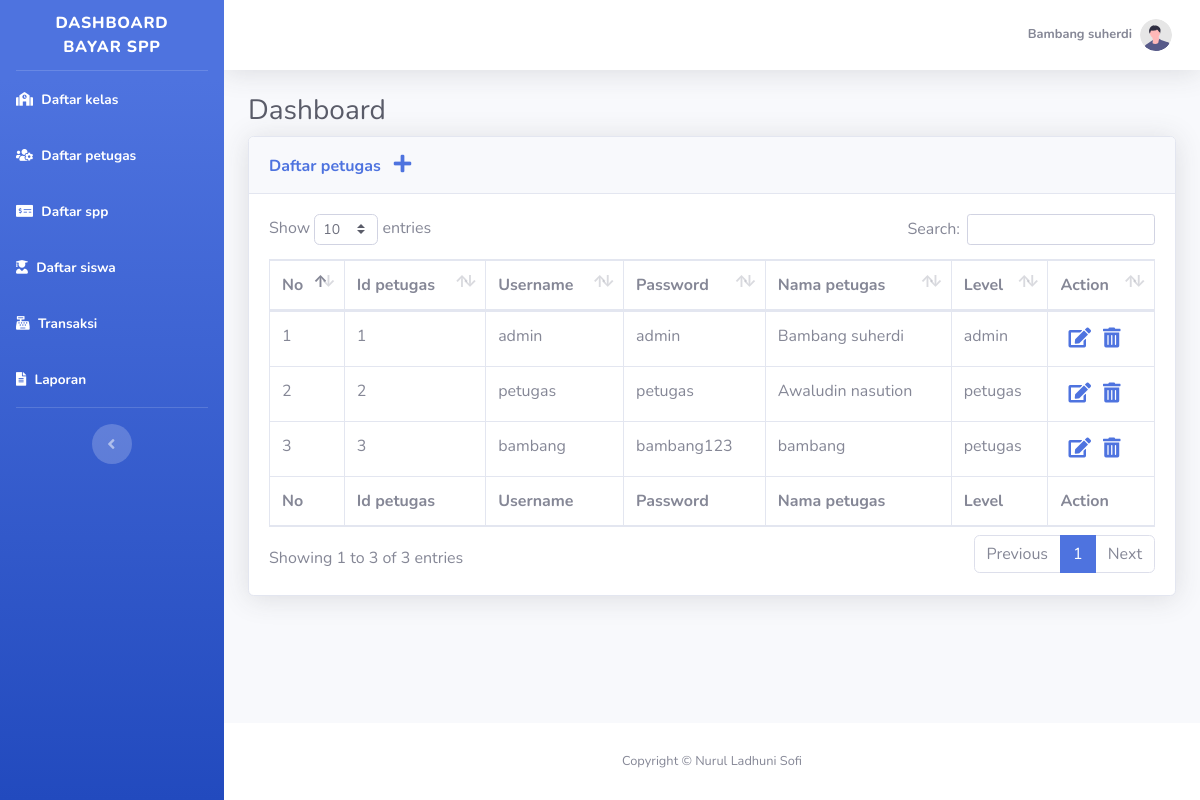
The app's page /index.php?page=petugas/tampildata.php (signed in) with its own data.
### tables this page shows
CREATE TABLE `petugas` (
  `id_petugas` int(11) NOT NULL,
  `username` varchar(25) NOT NULL,
  `password` varchar(32) NOT NULL,
  `nama_petugas` varchar(35) NOT NULL,
  `level` varchar(12) NOT NULL
);

### petugas/tampildata.php (the view, shortened to what this page needs)
<h1 class="h3 mb-2 text-gray-800">Dashboard</h1>
<div class="card shadow mb-4">
    <div class="card-header py-3">
        <h6 class="m-0 font-weight-bold text-primary">Daftar petugas &nbsp;&nbsp;<a style="font-size:20px;" href="petugas/insertpetugas.php" title="Insert data"><i class="fas fa-plus"></i></a></h6>
    </div>
    <div class="card-body">
        <div class="table-responsive">
            <table class="table table-bordered" id="dataTable" width="100%" cellspacing="0">
                <thead>
                    <tr>
                        <th>No</th>
                        <th>Id petugas</th>
                        <th>Username</th>
                        <th>Password</th>
                        <th>Nama petugas</th>
                        <th>Level</th>
                        <th>Action</th>
                    </tr>
                </thead>
                <tfoot>
                    <tr>
                        <th>No</th>
                        <th>Id petugas</th>
                        <th>Username</th>
                        <th>Password</th>
                        <th>Nama petugas</th>
                        <th>Level</th>
                        <th>Action</th>
                    </tr>
                </tfoot>
                <tbody>
                <?php
                        include 'config.php';
                        $sql = mysqli_query($db,"SELECT * FROM petugas");
                        $no = 1;
                        while ($ambil = mysqli_fetch_array($sql)) {
                            $id_petugas = $ambil['id_petugas'];
                            $username = $ambil['username'];
                            $password = $ambil['password'];
                            $nama_petugas = $ambil['nama_petugas'];
                            $level = $ambil['level'];
                ?>
                    <tr>
                        <td scope="col"><?=$no++; ?></td>
                        <td scope="col"><?=$id_petugas; ?></td>
                        <td scope="col"><?=$username; ?></td>
                        <td scope="col"><?=$password; ?></td>
                        <td scope="col"><?=$nama_petugas; ?></td>
                        <td scope="col"><?=$level; ?></td>
                        <td>
                        <a style="margin-left: 8px; font-size:20px;" title="Edit" href="petugas/edit.php?id=<?= $id_petugas; ?>"><i class="fas fa-edit"></i></a>
                        <a style="margin-left: 8px; font-size:20px;" title="Delete" href="petugas/delete.php?id=<?= $id_petugas; ?>"><i class="fas fa-trash-alt"></i></a>
                        </td>
                    </tr>
                    <?php
                }
                ?>
                </tbody>
            </table>
        </div>
    </div>
</div>

### index.php (shortened to what this page needs)
            <?php
                include 'config.php';
                $username = $_SESSION['username'];
                $password = $_SESSION['password'];
                $sql = mysqli_query($db,"SELECT * FROM `petugas`WHERE username='$username' and password='$password'");
                $ambil = mysqli_fetch_array($sql);
                $nama_petugas = $ambil['nama_petugas'];
        ?>
<!DOCTYPE html>
<html lang="en">
<head>
    <link href="vendor/fontawesome-free/css/all.min.css" rel="stylesheet" type="text/css">
    <link href="css/sb-admin-2.min.css" rel="stylesheet">
        <link href="vendor/datatables/dataTables.bootstrap4.min.css" rel="stylesheet">
</head>
<body id="page-top">
    <div id="wrapper">
        <ul class="navbar-nav bg-gradient-primary sidebar sidebar-dark accordion" id="accordionSidebar">
            <a class="sidebar-brand d-flex align-items-center justify-content-center" href="index.html">
                <div class="sidebar-brand-text mx-3">Dashboard bayar spp</div>
            </a>
            <hr class="sidebar-divider my-0">
            <li class="nav-item active">
                <a class="nav-link" href="?page=kelas/tampildata.php">
                    <i class="fas fa-school"></i>
                    <span>Daftar kelas</span></a>
            </li>
            <li class="nav-item active">
                <a class="nav-link" href="?page=petugas/tampildata.php">
                    <i class="fas fa-users-cog"></i>
                    <span>Daftar petugas</span></a>
            </li>
            <li class="nav-item active">
                <a class="nav-link" href="?page=spp/tampildata.php">
                    <i class="fas fa-money-check-alt"></i>
                    <span>Daftar spp</span></a>
            </li>
            <li class="nav-item active">
                <a class="nav-link" href="?page=siswa/tampildata.php">
                    <i class="fas fa-user-graduate"></i>
                    <span>Daftar siswa</span></a>
            </li>
            <li class="nav-item active">
                <a class="nav-link" href="?page=pembayaran/tampildata.php">
                    <i class="fas fa-cash-register"></i>
                    <span>Transaksi</span></a>
            </li>
            <li class="nav-item active">
                <a class="nav-link" href="?page=laporan/tampildata.php">
                    <i class="fas fa-file-alt"></i>
                    <span>Laporan</span></a>
            </li>
            <hr class="sidebar-divider d-none d-md-block">
            <div class="text-center d-none d-md-inline">
                <button class="rounded-circle border-0" id="sidebarToggle"></button>
            </div>
        </ul>
        <div id="content-wrapper" class="d-flex flex-column">
            <div id="content">
                <nav class="navbar navbar-expand navbar-light bg-white topbar mb-4 static-top shadow">
                    <ul class="navbar-nav ml-auto">
                        <li class="nav-item dropdown no-arrow">
                            <a class="nav-link dropdown-toggle" href="#" id="userDropdown" role="button"
                                data-toggle="dropdown" aria-haspopup="true" aria-expanded="false">
                                <span class="mr-2 d-none d-lg-inline text-gray-600 small">
                                <b><?php echo "$nama_petugas"; ?></b>
                                </span>
                                <img class="img-profile rounded-circle"
                                    src="img/undraw_profile.svg">
                            </a>
                        </li>
                    </ul>
                </nav>
                <div class="container-fluid">
                    <?php
                            if ($_GET) {
                                $page = $_GET['page'];
                                include $page;
                            }else {
                                include 'kelas/tampildata.php';
                            }
                        ?>
                </div>
            </div>
            <footer class="sticky-footer bg-white">
                <div class="container my-auto">
                    <div class="copyright text-center my-auto">
                        <span>Copyright &copy; Nurul Ladhuni Sofi</span>
                    </div>
                </div>
            </footer>
        </div>
    </div>
</body>
</html>

### records on screen
petugas: nama_petugas "Bambang suherdi", id_petugas "1", username "admin", password "admin", level "admin"
petugas: id_petugas "2", username "petugas", password "petugas", nama_petugas "Awaludin nasution", level "petugas"
petugas: id_petugas "3", username "bambang", password "bambang123", nama_petugas "bambang", level "petugas"
